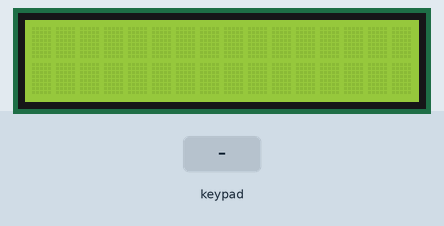
Recording of a sketch running on a simulated Arduino Mega 2560, built with avr-gcc and run on an emulated ATmega2560. Shown: 16×2 character LCD. The inputs (shaded band) are chosen by the test bench.

Above: at 1.2 s.
1.3 s: keypad keys 7 + 5 = pressed 0.4 s apart
At 3.6 s:
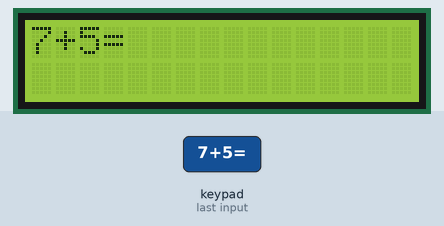
4.4 s: key '+' pressed
At 5.2 s:
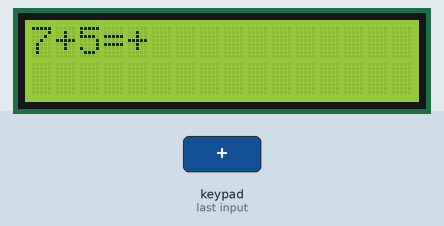
5.9 s: keypad keys 6 * 7 = pressed 0.4 s apart
At 8.5 s:
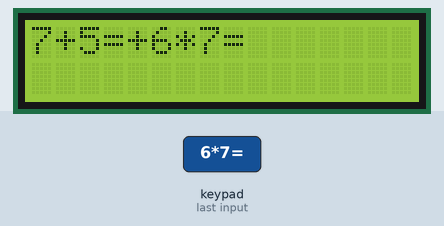
9.0 s: key '*' pressed
At 9.8 s:
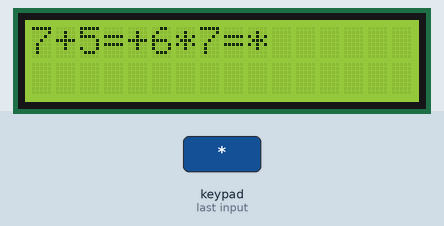
10.5 s: keypad keys 8 / 2 = pressed 0.4 s apart
At 12.0 s:
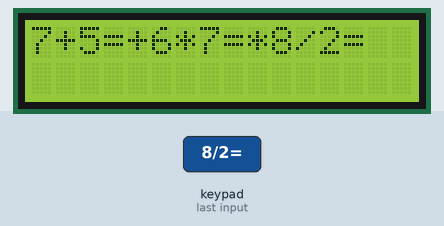
13.6 s: key '=' pressed
At 14.5 s:
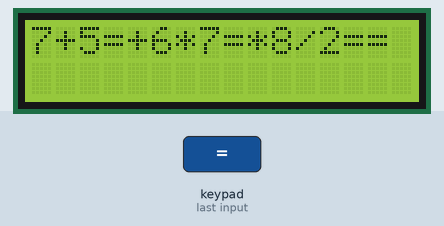
Timing chart, 0 to 16.1 s (numbered marks = the images above; inputs shaded):
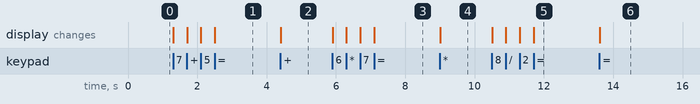

Measured:
- after the input at 1.3 s, the display: first changes at once (image 1 shows a later state)
- after the input at 4.4 s, the display: changes at once (image 2)
- after the input at 5.9 s, the display: first changes at once (image 3 shows a later state)
- after the input at 9.0 s, the display: changes at once (image 4)
- after the input at 10.5 s, the display: first changes at once (image 5 shows a later state)
- after the input at 13.6 s, the display: changes at once (image 6)

The sketch:

Key_Pad.ino
```cpp
#include <LiquidCrystal.h>

#include <Keypad.h>

const byte ROWS=4;
const byte COLS=4;
char keys[ROWS][COLS]={
  {'1','2','3','+'},
  {'4','5','6','-'},
  {'7','8','9','*'},
  {'=','0','E','/'},
};
byte rowPins[ROWS]={37,36,35,34};
byte colPins[COLS]={41,40,39,38};
Keypad keypad=Keypad(makeKeymap(keys),rowPins,colPins,ROWS,COLS);

LiquidCrystal panel(12,11,30,31,32,33);

int keypress;
void setup() {
  // put your setup code here, to run once:
 panel.begin(16,2);
 panel.clear();

}

void loop() {
  // put your main code here, to run repeatedly:
char key=keypad.getKey();
if(key!=NO_KEY)
{
  if(key=='1')
  {
  keypress=1;
  panel.print(keypress);

  }
  if(key=='2')
  {
  keypress=2;
  panel.print(keypress);

  }
  if(key=='3')
  {
  keypress=3;
  panel.print(keypress);

  }
  if(key=='+')
  {

  panel.print(key);

  }
  if(key=='4')
  {
  keypress=4;
  panel.print(keypress);

  }
  if(key=='5')
  {
  keypress=5;
  panel.print(keypress);

  }
  if(key=='6')
  {
  keypress=6;
  panel.print(keypress);

  }
  if(key=='-')
  {

  panel.print(key);

  }
  if(key=='7')
  {
  keypress=7;
  panel.print(keypress);

  }
  if(key=='8')
  {
  keypress=8;
  panel.print(keypress);

  }
  if(key=='9')
  {
  keypress=9;
  panel.print(keypress);

  }
  if(key=='*')
  {

  panel.print(key);

  }
  if(key=='=')
  {

  panel.print(key);

  }
  if(key=='0')
  {
  keypress=0;
  panel.print(keypress);

  }
  if(key=='E')
  {

  panel.print("\b");

  }
  if(key=='/')
  {

  panel.print(key);

  }
}


}
```
